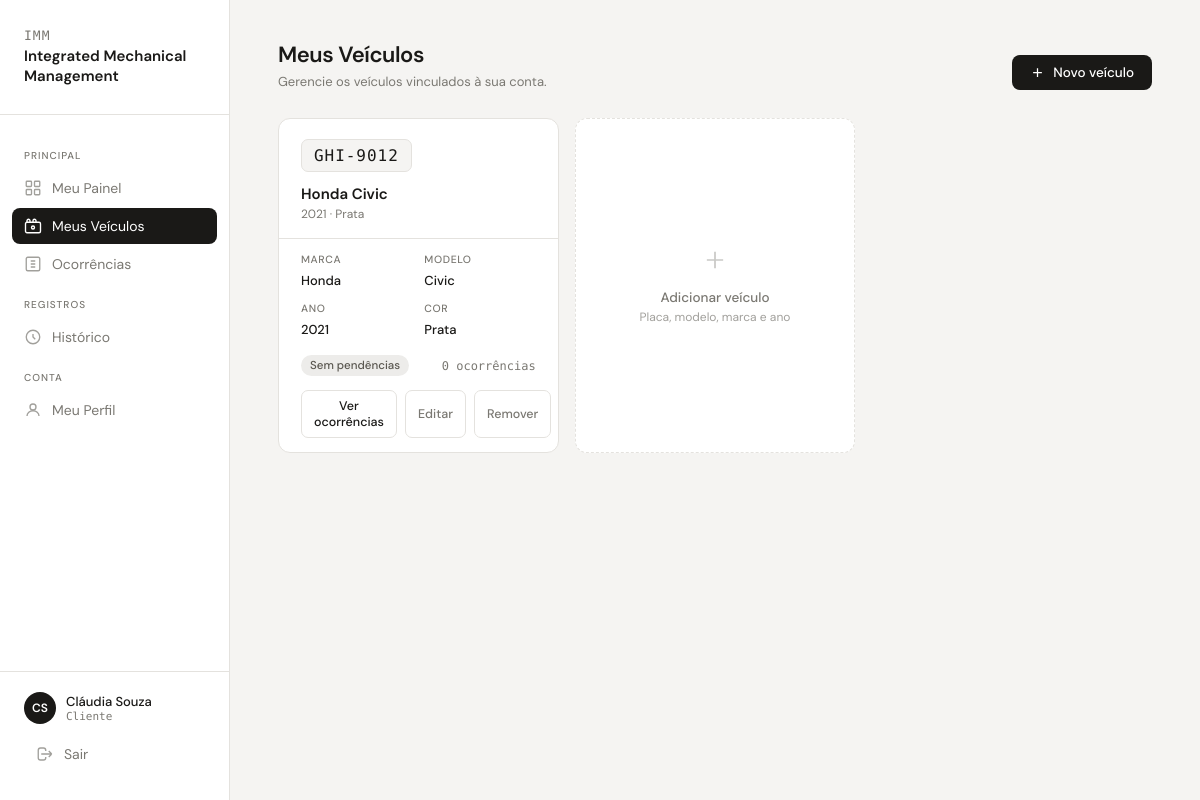
Page /cliente/meus_veiculos.php (signed in) on the committed database.
### tables this page shows
CREATE TABLE `veiculo` (
  `id` char(36) NOT NULL DEFAULT uuid(),
  `placa` varchar(10) NOT NULL,
  `ano` int(11) NOT NULL,
  `cor` varchar(10) NOT NULL,
  `idModelo` char(36) NOT NULL,
  `idCliente` char(36) NOT NULL
);

CREATE TABLE `marca` (
  `id` char(36) NOT NULL DEFAULT uuid(),
  `nome` varchar(100) NOT NULL
);

CREATE TABLE `modelo` (
  `id` char(36) NOT NULL DEFAULT uuid(),
  `nome` varchar(100) NOT NULL,
  `idMarca` char(36) NOT NULL
);

### cliente/meus_veiculos.php (the view, shortened to what this page needs)
<?php
require __DIR__ . '/../includes/app.php';
$u = exigir_login(['CLIENTE']);
$veiculos = db_all("SELECT v.id, v.placa, v.ano, v.cor, mo.nome AS modelo, ma.id AS idMarca, ma.nome AS marca,
                           " . SQL_STATUS_ATIVO . " AS statusAtivo,
                           (SELECT COUNT(*) FROM protocolo p WHERE p.idVeiculo = v.id) AS ocorrencias
                    FROM veiculo v
                    JOIN modelo mo ON mo.id = v.idModelo
                    JOIN marca ma  ON ma.id = mo.idMarca
                    WHERE v.idCliente = ? ORDER BY v.placa", [$u['id']]);
?>
<!DOCTYPE html>
<html lang="pt-BR">
<head>
</head>
<body>
<main>
  <div class="page-header">
    <div>
      <div class="page-title">Meus Veículos</div>
      <div class="page-sub">Gerencie os veículos vinculados à sua conta.</div>
    </div>
    <button class="btn-primary" onclick="openModal()">
      <svg viewBox="0 0 24 24" fill="none" stroke="currentColor" stroke-width="2"><path d="M12 5v14M5 12h14"/></svg>
      Novo veículo
    </button>
  </div>
  <div class="vehicles-grid">
    <?php foreach ($veiculos as $v): $st = status_veiculo($v['statusAtivo']); ?>
    <div class="vehicle-card">
      <div class="vehicle-card-top">
        <div class="vehicle-plate"><?= e($v['placa']) ?></div>
        <div class="vehicle-name"><?= e($v['marca'] . ' ' . $v['modelo']) ?></div>
        <div class="vehicle-year"><?= e($v['ano'] . ' · ' . $v['cor']) ?></div>
      </div>
      <div class="vehicle-card-body">
        <div class="vehicle-meta">
          <div class="meta-item"><label>Marca</label><span><?= e($v['marca']) ?></span></div>
          <div class="meta-item"><label>Modelo</label><span><?= e($v['modelo']) ?></span></div>
          <div class="meta-item"><label>Ano</label><span><?= e($v['ano']) ?></span></div>
          <div class="meta-item"><label>Cor</label><span><?= e($v['cor']) ?></span></div>
        </div>
        <div class="vehicle-status-row">
          <?= badge($st) ?>
          <span style="font-size:12px;color:var(--muted);font-family:'DM Mono',monospace"><?= plural((int)$v['ocorrencias'], 'ocorrência', 'ocorrências') ?></span>
        </div>
        <div class="vehicle-actions">
          <a class="btn-sm" href="visualizar_ocorrencias.php?v=<?= urlencode($v['id']) ?>">Ver ocorrências</a>
          <button class="btn-sm" onclick='openModal(<?= json_encode($v, JSON_HEX_APOS | JSON_HEX_TAG) ?>)'>Editar</button>
          <form method="POST" style="display:contents" onsubmit="return confirm('Remover o veículo <?= e($v['placa']) ?>? O histórico de ocorrências dele também será apagado.')">
            <button class="btn-sm danger" type="submit">Remover</button>
          </form>
        </div>
      </div>
    </div>
    <?php endforeach; ?>
    <div class="vehicle-card add-card" onclick="openModal()">
      <div class="add-card-inner">
        <svg viewBox="0 0 24 24" fill="none" stroke="currentColor" stroke-width="1.5"><path d="M12 5v14M5 12h14"/></svg>
        <div class="add-card-label">Adicionar veículo</div>
        <div class="add-card-sub">Placa, modelo, marca e ano</div>
      </div>
    </div>
  </div>
</main>
</body>
</html>

### includes/app.php (shortened to what this page needs)
<?php
require __DIR__ . '/db.php';
require __DIR__ . '/layout.php';
function db_exec(string $sql, array $params = []): mysqli_stmt {
    global $conn;
    $stmt = $conn->prepare($sql);
    if ($params) {
        $types = '';
        foreach ($params as $p) $types .= is_int($p) ? 'i' : 's';
        $stmt->bind_param($types, ...$params);
    }
    $stmt->execute();
    return $stmt;
}
function db_all(string $sql, array $params = []): array {
    return db_exec($sql, $params)->get_result()->fetch_all(MYSQLI_ASSOC);
}
function e($s): string { return htmlspecialchars((string)$s, ENT_QUOTES, 'UTF-8'); }
function plural(int $n, string $sing, string $plur): string { return $n . ' ' . ($n === 1 ? $sing : $plur); }
function status_veiculo(?string $statusProtocoloAtivo): array {
    return match ($statusProtocoloAtivo) {
        'EM_ATENDIMENTO' => ['prog', 'Em serviço'],
        'ABERTO'         => ['open', 'Aguardando'],
        default          => ['done', 'Sem pendências'],
    };
}
function badge(array $st): string { return '<span class="badge ' . e($st[0]) . '">' . e($st[1]) . '</span>'; }
function is_post(): bool { return $_SERVER['REQUEST_METHOD'] === 'POST'; }
function usuario(): ?array { return $_SESSION['user'] ?? null; }
function exigir_login(array $perfis): array {
    $u = usuario();
    return $u;
}

### cliente/meus_veiculos.php (style rules this page uses)
*, *::before, *::after { box-sizing: border-box; margin: 0; padding: 0; }
:root { --bg: #F5F4F2; --surface: #FFFFFF; --border: #E4E2DE; --text: #1A1917; --muted: #7A7872; --tag-open: #E8F2EC; --tag-open-t:#2D7A4F; --tag-prog: #FEF4E4; --tag-prog-t:#A05A00; --tag-done: #EDECEA; --tag-done-t:#5A5750; --sidebar-w: 230px; }
body { font-family: 'DM Sans', sans-serif; background: var(--bg); color: var(--text); display: flex; min-height: 100vh; }
main { margin-left: var(--sidebar-w); flex: 1; padding: 40px 48px; }
.page-header { display: flex; align-items: flex-end; justify-content: space-between; margin-bottom: 28px; }
.page-title { font-size: 22px; font-weight: 600; letter-spacing: -0.02em; }
.page-sub { font-size: 13px; color: var(--muted); margin-top: 4px; }
.btn-primary { display: inline-flex; align-items: center; gap: 8px; padding: 9px 18px; background: var(--text); color: #fff; border: none; border-radius: 8px; font-family: inherit; font-size: 13.5px; font-weight: 500; cursor: pointer; transition: opacity 0.15s; }
.btn-primary svg { width: 15px; height: 15px; }
.vehicles-grid { display: grid; grid-template-columns: repeat(auto-fill, minmax(280px, 1fr)); gap: 16px; }
.vehicle-card { background: var(--surface); border: 1px solid var(--border); border-radius: 12px; overflow: hidden; transition: border-color 0.15s; }
.vehicle-card-top { padding: 20px 22px 16px; border-bottom: 1px solid var(--border); }
.vehicle-plate { font-family: 'DM Mono', monospace; font-size: 16px; font-weight: 500; letter-spacing: 0.06em; background: var(--bg); border: 1px solid var(--border); border-radius: 7px; padding: 6px 12px; display: inline-block; margin-bottom: 12px; }
.vehicle-name { font-size: 15px; font-weight: 600; margin-bottom: 2px; }
.vehicle-year { font-size: 12px; color: var(--muted); }
.vehicle-card-body { padding: 14px 22px; }
.vehicle-meta { display: grid; grid-template-columns: 1fr 1fr; gap: 12px; margin-bottom: 16px; }
.meta-item label { display: block; font-size: 10.5px; color: var(--muted); font-weight: 500; text-transform: uppercase; letter-spacing: 0.06em; margin-bottom: 3px; }
.meta-item span { font-size: 13px; font-weight: 500; }
.vehicle-status-row { display: flex; align-items: center; justify-content: space-between; margin-bottom: 14px; }
.badge { display: inline-flex; align-items: center; font-size: 11.5px; font-weight: 500; padding: 3px 9px; border-radius: 20px; }
.badge.done { background: var(--tag-done); color: var(--tag-done-t); }
.vehicle-actions { display: flex; gap: 8px; }
.btn-sm { flex: 1; padding: 7px 12px; border: 1px solid var(--border); border-radius: 7px; background: transparent; font-family: inherit; font-size: 12.5px; font-weight: 500; color: var(--muted); cursor: pointer; transition: border-color 0.15s, color 0.15s, background 0.15s; text-align: center; }
.vehicle-card.add-card { border-style: dashed; display: flex; align-items: center; justify-content: center; min-height: 200px; cursor: pointer; }
.add-card-inner { text-align: center; color: var(--muted); }
.add-card-inner svg { width: 28px; height: 28px; margin-bottom: 10px; opacity: 0.4; }
.add-card-label { font-size: 13.5px; font-weight: 500; color: var(--muted); }
.add-card-sub { font-size: 12px; color: var(--muted); opacity: 0.7; margin-top: 3px; }
a.btn-sm { text-decoration: none; text-align: center; color: inherit; }

### rows in the picture
veiculo: placa "GHI-9012", marca.nome "Honda Civic", ano+cor "2021 · Prata", marca.nome "Honda", idModelo.nome "Civic", ano "2021", cor "Prata", ocorrencias "0 ocorrências"

### other values in the picture
$secao "PRINCIPAL"
$rotulo "Meu Painel"
$rotulo "Meus Veículos"
$rotulo "Ocorrências"
$secao "REGISTROS"
$rotulo "Histórico"
$secao "CONTA"
$rotulo "Meu Perfil"
initials($u['nome']) "CS"
$u['nome'] "Cláudia Souza"
rotulo_perfil($u) "Cliente"
